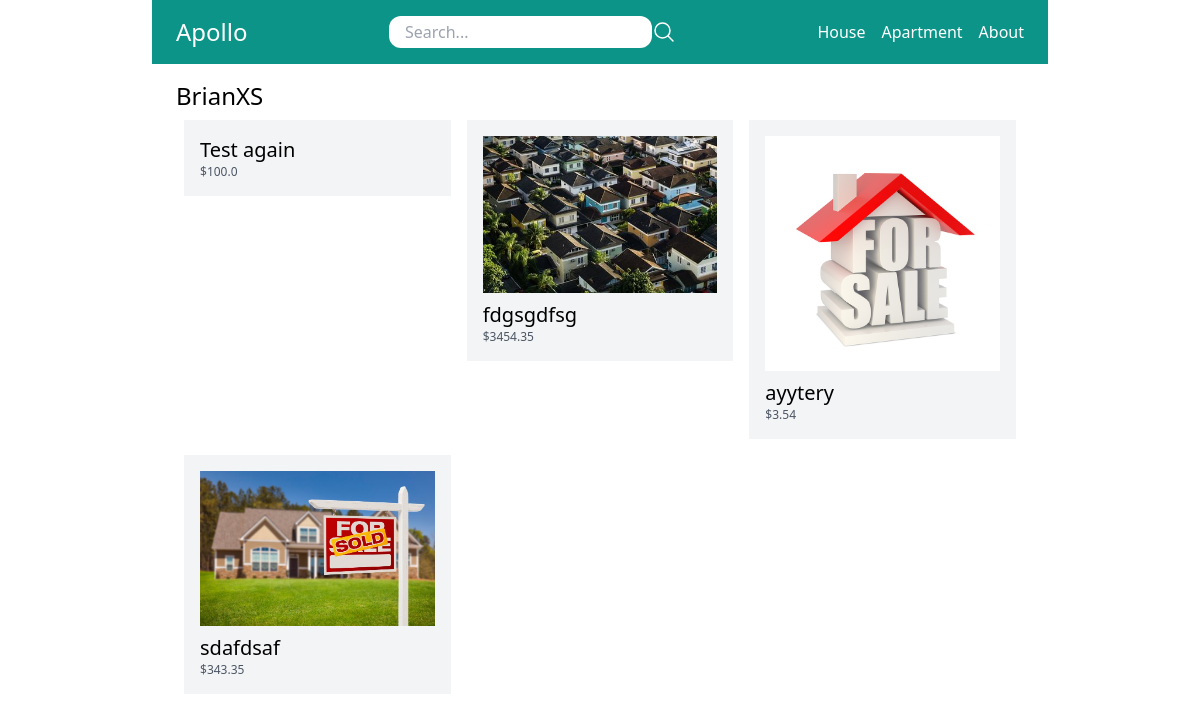
The page /vendors/3/ on the database its author committed.
### store/models.py (models this page shows, shortened)
class Category(models.Model):
    title = models.CharField(max_length=50)
    slug = models.SlugField(max_length=50)
    class Meta:
        verbose_name_plural = 'Categories'

class Product(models.Model):
    DRAFT = 'draft'
    WAITING_APPROVAL = 'waitingapproval'
    ACTIVE = 'active'
    DELETED = 'deleted'
    STATUS_CHOICES = (
        (DRAFT, 'Draft'),
        (WAITING_APPROVAL, 'Waiting approval'),
        (ACTIVE, 'Active'),
        (DELETED, 'Deleted'),
    )
    user = models.ForeignKey(User, related_name='products', on_delete=models.CASCADE)
    category = models.ForeignKey(Category, related_name='products', on_delete=models.CASCADE)
    title = models.CharField(max_length=50)
    slug = models.SlugField(max_length=50)
    description = models.TextField(blank=True)
    price = models.IntegerField()
    image = models.ImageField(upload_to='uploads/product_images/', blank=True, null=True)
    created_at = models.DateTimeField(auto_now_add=True)
    updated_at = models.DateTimeField(auto_now=True)
    status = models.CharField(max_length=50, choices=STATUS_CHOICES, default=ACTIVE)
    class Meta:
        ordering = ('-created_at',)
    def get_display_price(self):
        return self.price / 100

### userprofile/views.py (the view)
# urls.py: path('vendors/<int:pk>/', views.vendor_detail, name='vendor_detail'),
def vendor_detail(request, pk):
    user = User.objects.get(pk=pk)
    products = user.products.filter(status=Product.ACTIVE)
    return render(request, 'userprofile/vendor_detail.html', {
        'user': user,
        'products': products,
    })

### store/templatetags/menu.py (called while the page is built)
@register.inclusion_tag('core/menu.html')
def menu():
    categories = Category.objects.all()
    return {'categories': categories}

### userprofile/templates/userprofile/vendor_detail.html (shortened to what this page needs)
{% extends 'core/base.html' %}
{% block content %}
<h1 class="text-2xl">{% firstof user.get_full_name user.username %}</h1>
<div class="flex flex-wrap">
    {% for product in user.products.all %}
        <div class="product w-1/3 p-2">
            <div class="p-4 bg-gray-100">
                <a href="{% url 'product_detail' product.category.slug product.slug %}">
                    {% if product.image %}
                        <div class="image mb-2">
                            <img src="{{ product.image.url }}" alt="Image of {{ product.title }}">
                        </div>
                    {% endif %}
                    <h2 class="text-xl">{{ product.title }}</h2>
                    <p class="text-xs text-gray-600">${{ product.get_display_price }}</p>
                </a>
            </div>
        </div>
    {% endfor %}
</div>
{% endblock %}

### core/templates/core/menu.html
{% for category in categories %}
    <a href="{% url 'category_detail' category.slug %}" class="text-white">{{ category.title }}</a>
{% endfor %}
<a href="{% url 'about' %}" class="text-white">About</a>

### rows shown on the page
Category: title "House"
Category: title "Apartment"
Product: title "Test again", get_display_price "100.0"
Product: image (picture), title "fdgsgdfsg", get_display_price "3454.35"
Product: image (picture), title "ayytery", get_display_price "3.54"
Product: image (picture), title "sdafdsaf", get_display_price "343.35"
